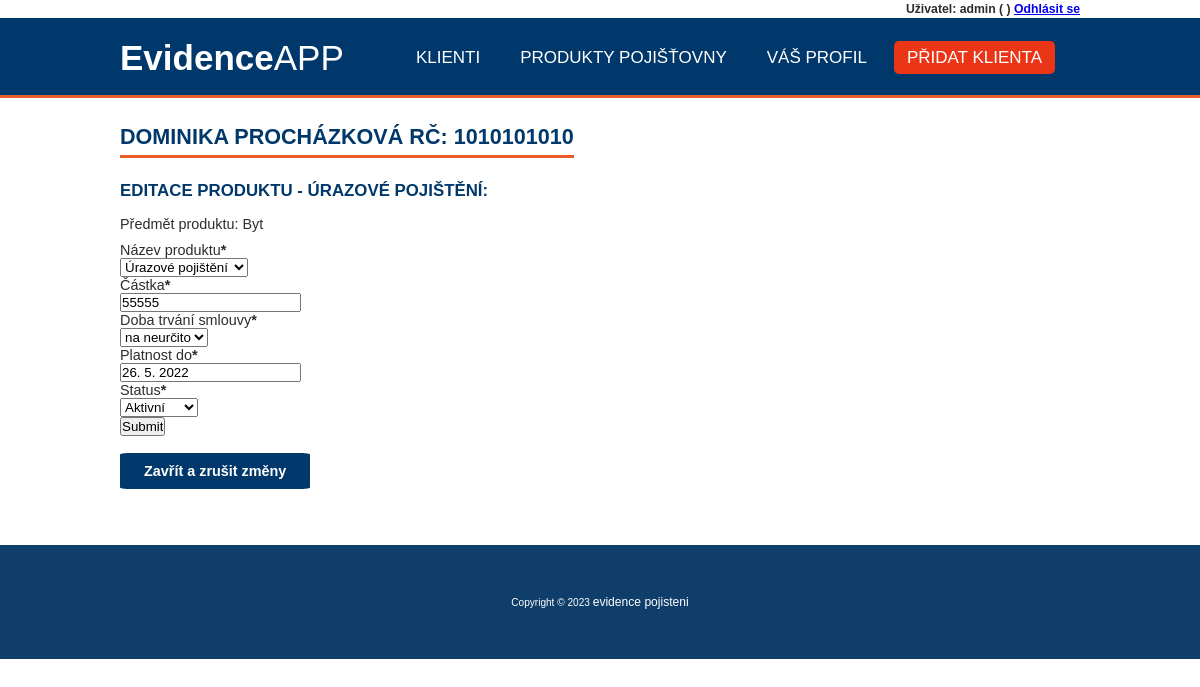
The page /update_produkt/28 (signed in) on the database its author committed.
### evidence_pojisteni/models.py (models this page shows, shortened)
class Produkty(models.Model):
    VYBER_PRODUKTU = (
    ('Pojištění majetku','Pojištění majetku'),
    ('Úrazové pojištění','Úrazové pojištění'),
    ('Cestovní pojištění','Cestovní pojištění'),
    )
    STATUS = (
        ('aktivní', 'Aktivní'),
        ('neaktivní', 'Neaktivní'),
    )
    DOBA_TRVANI = (
        ('1 rok', '1 rok'),
        ('2 roky', '2 roky'),
        ('Na neurčito', 'na neurčito'),
    )
    klient = models.ForeignKey(Klient, null=True, on_delete=models.SET_NULL)
    nazev_produktu = models.CharField(
        max_length=80,
        choices=VYBER_PRODUKTU,
        null=True,
        verbose_name='Název produktu')
    predmet = models.CharField(max_length=80, null=True, verbose_name='Předmět produktu')
    castka = models.CharField(max_length=10, validators=[only_int], null=True, verbose_name='Částka')
    doba_trvani = models.CharField(
        max_length=80,
        null=True,
        choices=DOBA_TRVANI,
        verbose_name='Doba trvání smlouvy',
        )
    platnost_od = models.CharField(max_length=20,null=True, verbose_name='Platnost od')
    platnost_do = models.CharField(max_length=20,null=True, verbose_name='Platnost do')
    date_created = models.DateTimeField(auto_now_add=True, null=True, verbose_name='Datum registrace')
    status = models.CharField(
        max_length=32,
        choices=STATUS,
        null=True,
        default='aktivni',
        verbose_name='Status',
    )
    class Meta:
            verbose_name="Produkt"
            verbose_name_plural="Produkty"

class Klient(models.Model):
    user = models.OneToOneField(User, null=True, on_delete=models.CASCADE)
    jmeno = models.CharField(max_length=200, null=True, verbose_name='Jméno')
    prijmeni = models.CharField(max_length=180, null=True, verbose_name='Příjmení')
    rodne_cislo = models.CharField(max_length=10, validators=[rodne_cislo], null=True, unique=True, verbose_name='Rodné číslo')
    ulice = models.CharField(max_length=180, null=True, verbose_name='Ulice')
    cislo_popisne = models.CharField(max_length=15, null=True, verbose_name='Číslo popisné')
    psc = models.CharField(max_length=5, validators=[psc], null=True, verbose_name='PSČ')
    mesto = models.CharField(max_length=120, null=True, verbose_name='Město')
    e_mail = models.EmailField(max_length=120, null=True, unique=True, verbose_name='E-mail')
    telefon = models.CharField(max_length=9,validators=[telefon], null=True, unique=True, verbose_name='Telefon')
    date_created = models.DateTimeField(auto_now_add=True, null=True, verbose_name='Datum registrace')
    def __str__(self):
        return  f"{self.jmeno} {self.prijmeni} RČ: {self.rodne_cislo}"
    class Meta:
            verbose_name="Klient"
            verbose_name_plural="Klienti"

### evidence_pojisteni/decorators.py (the view)
        def wrapper_func(request, *args, **kwargs):
            group = None
            if request.user.groups.exists():
                group = request.user.groups.all()[0].name
            if group in allowed_roles:
                return view_func(request, *args, **kwargs)
            else:
                return HttpResponse('Pro zobrazení dané stránky nemáš oprávnění')

### evidence_pojisteni/forms.py
class ProduktFormUpgrade(ModelForm):
    class Meta:
        model = Produkty
        fields = '__all__'
        exclude = ['nazev_pojisteni', 'klient', 'predmet', 'platnost_od']

### evidence_pojisteni/views.py (called while the page is built)
@login_required(login_url='login')
@allowed_users(allowed_roles=['admin'])
def updateProdukt(request, pk):
    produkt = Produkty.objects.get(pk=pk)
    form = ProduktFormUpgrade(instance=produkt)
    if request.method == 'POST':
        form = ProduktFormUpgrade(request.POST, instance=produkt)
        if form.is_valid():
            form.save()
            messages.success(request, 'Produkt byl úspěšně upraven')
            return redirect("produkt", pk = produkt.id)
    context = {'form':form, 'produkt':produkt, 'klient':klient}
    return render(request, 'evidence_pojisteni/update_produkt.html', context)

### evidence_pojisteni/templates/evidence_pojisteni/update_produkt.html (shortened to what this page needs)
{% extends "base.html" %}
{% load crispy_forms_tags %}
{% block content %}
<h2> {{ produkt.klient }} </h2>
<h3>Editace produktu - {{produkt.nazev_produktu}}:</h3>
<p>Předmět produktu: {{produkt.predmet}}</p>
<form action="" method="POST">
    {{ form|crispy }}
    <input type="submit" name="POST">
</form>
<p><button class="tlacitko1 tlacitko" onclick="history.back()">Zavřít a zrušit změny</button></p>
{% endblock %}

### evidence_pojisteni/templates/base.html (shortened to what this page needs)
<!DOCTYPE html>
<html lang="cs-cz">
<head>
    {% load static %}
    <link rel="stylesheet" type="text/css" href=" {% static '/evidence_pojisteni/style.css' %} ">
    <link rel="stylesheet" href=" {% static '/evidence_pojisteni/grid.css' %} ">
    <link rel="stylesheet" href=" {% static '/evidence_pojisteni/all.css' %} ">
</head>
<body>
    <div class="user_panel">
        <span>Uživatel: {{request.user}} ({{request.user.klient.jmeno}} {{request.user.klient.prijmeni}})</span>
        <span><a href="{% url 'logout' %}">Odhlásit se</a></span>
    </div>
    <header id="header">
        <nav>
            <label class="logo"><span>Evidence</span>APP</label>
            <ul>
                {% if request.user.is_staff %}
                {% url 'home' as home_url %}
                <li><a class="{% if request.path == home_url %}active{% endif %}" href="{% url 'home' %}">Klienti</a></li>
                {% endif %}
                {% url 'produkty' as produkty_url %}
                <li><a class="{% if request.path == produkty_url %}active{% endif %}" href="{% url 'produkty' %}">Produkty pojišťovny</a></li>
                {% url 'user_page' as user_url %}
                <li><a class="{% if request.path == user_url %}active{% endif %}" href="{% url 'user_page' %}">Váš profil</a></li>
                {% if request.user.is_staff %}
                {% url 'create_klient' as create_klient_url %}
                <li><a class="{% if request.path == create_klient_url %}active{% endif %}" href="{% url 'create_klient' %}" id="kontaktbtn">Přidat klienta</a></li>
                {% endif %}
            </ul>
        </nav>
    </header>
    <main id="centrovac" class="content">
        {% block content %}
        {% endblock %}
    </main>
    <footer>
        <p>Copyright © 2023 <a href="{% url 'home' %}">evidence pojisteni</a></p>
    </footer>
</body>
</html>

### evidence_pojisteni/static/evidence_pojisteni/style.css (style rules this page uses)
* { margin: 0 auto; padding: 0; box-sizing: border-box; font-family: Arial, Helvetica, sans-serif; }
body { font: 0.9em "Poppins"; color: #2d2d2d; box-sizing: border-box; }
#centrovac { width: 960px; margin: 0 auto; text-align: justify; }
p { margin:10px 0; }
.user_panel { max-width: 960px; text-align: end; color: #2d2d2d; font-size: 0.85em; font-weight: 200; margin: 0.15em auto; }
#header { background-color: #00386b; height: 80px; width: 100%; position: sticky; top: 0; z-index: 100; border-bottom: 3px solid #eb5c28; margin-bottom: 1.5em; }
nav { max-width: 960px; height: 80px; border-bottom: 3px solid #eb5c28; }
label.logo { color: white; font-size: 35px; line-height: 80px; }
span { font-weight: bold; }
#kontaktbtn { background-color: #ea3616; border-radius: 5px; }
nav ul { float: right; margin-right: 20px; }
nav ul li { display: inline-block; line-height: 80px; margin: 0px 5px; }
nav ul li a { color: white; font-size: 17px; text-transform: uppercase; padding: 7px 13px; text-decoration: none; }
#centrovac { max-width: 80%; margin: 0 auto; text-align: justify; }
h1, h2, h3 { color: #00386b; width: max-content; padding: 5px 0; font-weight: bold; text-transform: uppercase; margin: 0; }
h1, h2 { margin: 0; font-size: 1.5em; border-bottom: 3px solid #eb5c28; margin-bottom: 0.8em; margin-top: 0.5em; }
h3 { margin-bottom: 0.5em; }
.content { width: 80%; margin: auto; margin-top: 80px; margin-bottom: 80px; }
.tlacitko { border: none; border-radius: 4%; color: white; font-weight: bold; padding: 10px 24px; text-align: center; text-decoration: none; display: inline-block; font-size: 1em; margin-top: 0.5em; margin-bottom: 0.6em; }
.tlacitko1 { background-color: #00386b; }
footer { background-color: #103e6b; height: 20%; text-align: center; font-size: 0.7em; color: white; padding: 40px; margin-top: 4%; }
footer a { color: white; font-size: 1.2em; text-decoration: none; }
button { background-color: #ea3616; border: none; outline: none; color: white; padding: 10px 24px; font-size: 1em; font-weight: bold; margin-bottom: 0.6em; }

### rows shown on the page
Produkty: klient "DOMINIKA PROCHÁZKOVÁ RČ: 1010101010", nazev_produktu "ÚRAZOVÉ POJIŠTĚNÍ", predmet "Byt", nazev_produktu "Úrazové pojištění", castka "55555", doba_trvani "na neurčito", platnost_do "26. 5. 2022", status "Aktivní"

### other values the page prints
{{ request.user }} "admin"
